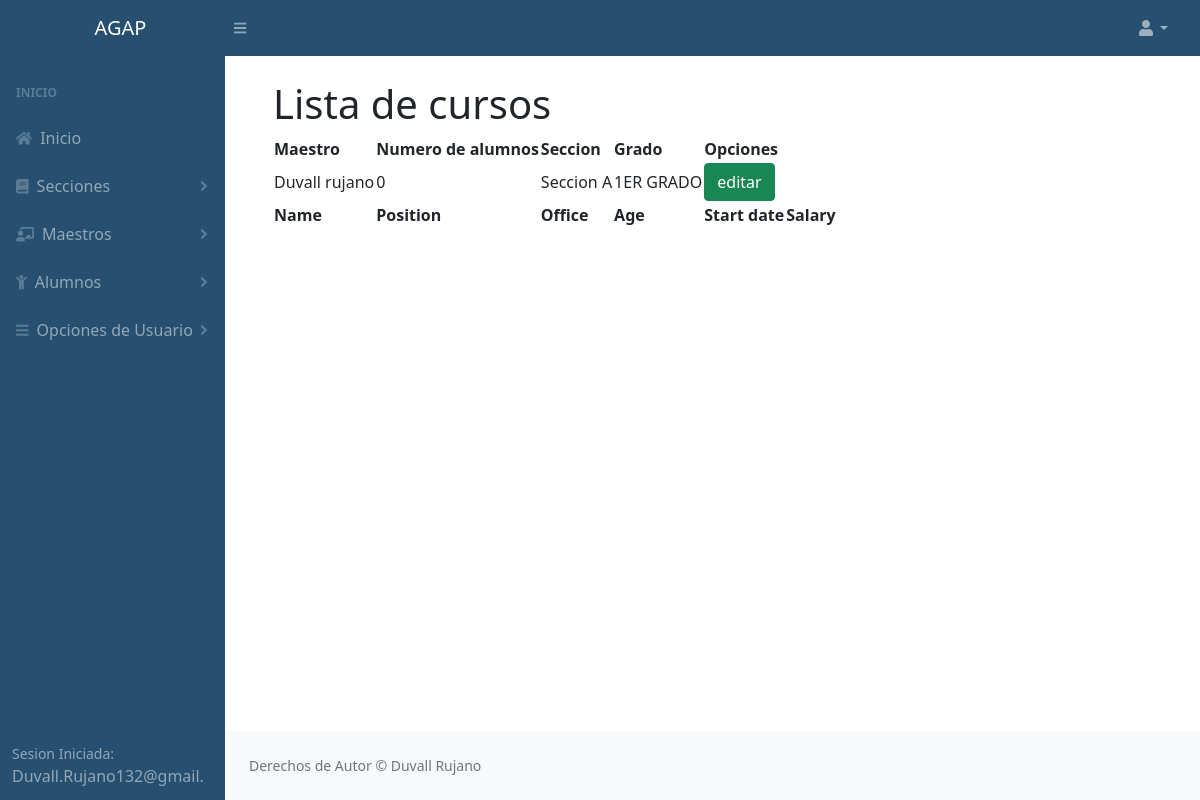
The page /lista_seccion.php (signed in) on the database its author committed.
### tables this page shows
CREATE TABLE `curso` (
  `id_curso` int(250) NOT NULL AUTO_INCREMENT,
  `maestro` varchar(200) NOT NULL,
  `ano` varchar(200) NOT NULL,
  `num_alumnos` int(200) NOT NULL,
  `seccion` varchar(200) NOT NULL,
  `grado` varchar(60) NOT NULL,
  `est_v` int(200) NOT NULL DEFAULT '1',
  PRIMARY KEY (`id_curso`)
);

### php/curso/conexion.php (called while the page is built, shortened)
<?php
	class conexion
	{
		private $host;
		private $user;
		private $password;
		private $database;
		function __construct(){
			$this->host 	= "localhost";
			$this->user 	= "root";
			$this->password = "";
			$this->database = "agap";
		}
		public function conectar(){
			$conexion = mysqli_connect($this->host, $this->user, $this->password, $this->database);
			return $conexion;
		}
	}
 ?>

### php/curso/curso.php (called while the page is built, shortened)
<?php
	include "conexion.php";
	class curso
	{
		private $link;
		function __construct()
		{
			$this->conn  = new conexion();
			$this->link  = $this->conn->conectar();
		}
		public function getCurso()
		{
			$query  = "SELECT * FROM curso";
			$result = mysqli_query($this->link, $query);
			$data   = array();
			while ($data[] = mysqli_fetch_assoc($result));
			array_pop($data);
			return $data;
		}
	}
?>

### lista_seccion.php (the view, shortened to what this page needs)
<?php
include "php/curso/curso.php";
        $curso      = new curso;
        $curs       = $curso->getCurso();
?>
<!DOCTYPE html>
<html lang="en">
    <head>
        <link href="https://cdn.jsdelivr.net/npm/simple-datatables@latest/dist/style.css" rel="stylesheet" />
        <link href="css/stylo.css" rel="stylesheet" />
        <link href="css/styles.css" rel="stylesheet" />
    </head>
    <body class="sb-nav-fixed">
          <?php include "php/acceso.php"?>
                    <div class="container-fluid px-4">
                        <h1 class="mt-4">Lista de cursos</h1>
                                <table id="datatablesSimple">
                                    <thead>
                                        <tr>
                                            <th>Maestro</th>
                                            <th>Numero de alumnos</th>
                                            <th>Seccion</th>
                                            <th>Grado</th>
                                            <th>Opciones</th>
                                        </tr>
                                    </thead>
                                    <tfoot>
                                        <tr>
                                            <th>Name</th>
                                            <th>Position</th>
                                            <th>Office</th>
                                            <th>Age</th>
                                            <th>Start date</th>
                                            <th>Salary</th>
                                        </tr>
                                    </tfoot>
                                    <tbody>
                         <?php
                    if (count($curs)>0) {
                        foreach ($curs as $column => $value) {
                ?>
                                        <tr>
                                            <td><?php echo $value['maestro'];?></td>
                                            <td><?php echo $value['num_alumnos'];?></td>
                                            <td><?php echo "Seccion " .$value['seccion'];?></td>
                                            <td><?php echo $value['grado'];?></td>
                                            <td><?php if($_SESSION['tipo_usu'] == 'administrador'){ ?><div> <input type="button" class= "btn btn-success" onclick="location='editar_alumno.php?id=<?=$value['id_alumno']?>'"  value="editar"> </div> <?php } ?></td>
                                        </tr>
                                <?php }  ?>
                                 <?php }  ?>
                                    </tbody>
                                </table>
                </main>
                <footer class="py-4 bg-light mt-auto">
                    <div class="container-fluid px-4">
                        <div class="d-flex align-items-center justify-content-between small">
                            <div class="text-muted">Derechos de Autor &copy; Duvall Rujano</div>
                        </div>
                    </div>
                </footer>
            </div>
        </div>
    </body>
</html>

### rows shown on the page
curso: maestro "Duvall rujano", num_alumnos "0", seccion "A", grado "1ER GRADO"

### other values the page prints
$_SESSION['usuario'] "Duvall.Rujano132@gmail."
